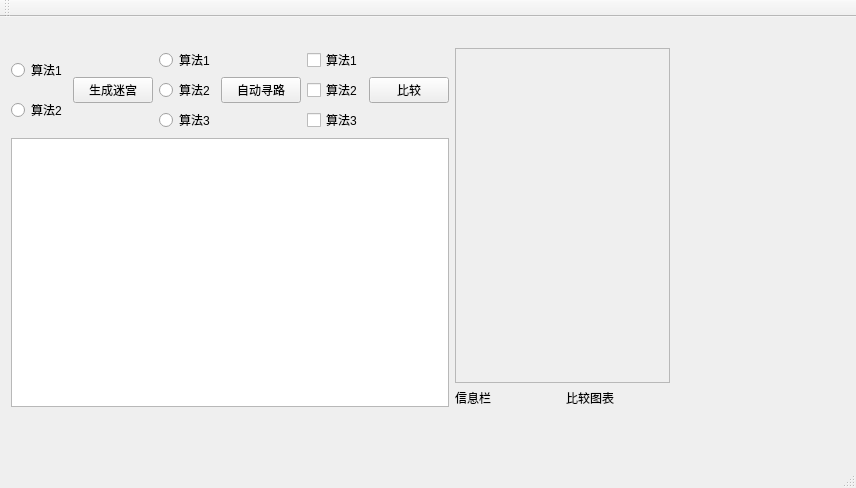
<?xml version="1.0" encoding="UTF-8"?>
<ui version="4.0">
 <class>MainWindow</class>
 <widget class="QMainWindow" name="MainWindow">
  <property name="geometry">
   <rect>
    <x>0</x>
    <y>0</y>
    <width>856</width>
    <height>488</height>
   </rect>
  </property>
  <property name="windowTitle">
   <string>MainWindow</string>
  </property>
  <widget class="QWidget" name="centralWidget">
   <widget class="QWidget" name="gridLayoutWidget">
    <property name="geometry">
     <rect>
      <x>0</x>
      <y>20</y>
      <width>681</width>
      <height>381</height>
     </rect>
    </property>
    <layout class="QGridLayout" name="mainlayout">
     <property name="sizeConstraint">
      <enum>QLayout::SetDefaultConstraint</enum>
     </property>
     <item row="1" column="0">
      <layout class="QHBoxLayout" name="horizontalLayout_26">
       <item>
        <widget class="QGraphicsView" name="graphicsView_7"/>
       </item>
      </layout>
     </item>
     <item row="0" column="0">
      <layout class="QHBoxLayout" name="horizontalLayout_24">
       <item>
        <layout class="QHBoxLayout" name="horizontalLayout">
         <item>
          <layout class="QVBoxLayout" name="verticalLayout_2">
           <item>
            <widget class="QRadioButton" name="radioButton">
             <property name="text">
              <string>算法1</string>
             </property>
            </widget>
           </item>
           <item>
            <widget class="QRadioButton" name="radioButton_3">
             <property name="text">
              <string>算法2</string>
             </property>
            </widget>
           </item>
          </layout>
         </item>
         <item>
          <widget class="QPushButton" name="pushButton">
           <property name="text">
            <string>生成迷宫</string>
           </property>
          </widget>
         </item>
        </layout>
       </item>
       <item>
        <layout class="QHBoxLayout" name="horizontalLayout_3">
         <item>
          <layout class="QVBoxLayout" name="verticalLayout_3">
           <item>
            <widget class="QRadioButton" name="radioButton_5">
             <property name="text">
              <string>算法1</string>
             </property>
            </widget>
           </item>
           <item>
            <widget class="QRadioButton" name="radioButton_4">
             <property name="text">
              <string>算法2</string>
             </property>
            </widget>
           </item>
           <item>
            <widget class="QRadioButton" name="radioButton_2">
             <property name="text">
              <string>算法3</string>
             </property>
            </widget>
           </item>
          </layout>
         </item>
         <item>
          <widget class="QPushButton" name="pushButton_2">
           <property name="text">
            <string>自动寻路</string>
           </property>
          </widget>
         </item>
        </layout>
       </item>
       <item>
        <layout class="QHBoxLayout" name="horizontalLayout_4">
         <item>
          <layout class="QVBoxLayout" name="verticalLayout_4">
           <item>
            <widget class="QCheckBox" name="checkBox">
             <property name="text">
              <string>算法1</string>
             </property>
            </widget>
           </item>
           <item>
            <widget class="QCheckBox" name="checkBox_6">
             <property name="text">
              <string>算法2</string>
             </property>
            </widget>
           </item>
           <item>
            <widget class="QCheckBox" name="checkBox_5">
             <property name="text">
              <string>算法3</string>
             </property>
            </widget>
           </item>
          </layout>
         </item>
         <item>
          <widget class="QPushButton" name="pushButton_4">
           <property name="text">
            <string>比较</string>
           </property>
          </widget>
         </item>
        </layout>
       </item>
      </layout>
     </item>
     <item row="0" column="1" rowspan="2">
      <layout class="QVBoxLayout" name="verticalLayout_5">
       <item>
        <widget class="QScrollArea" name="scrollArea">
         <property name="widgetResizable">
          <bool>true</bool>
         </property>
         <widget class="QWidget" name="scrollAreaWidgetContents">
          <property name="geometry">
           <rect>
            <x>0</x>
            <y>0</y>
            <width>241</width>
            <height>355</height>
           </rect>
          </property>
          <zorder>verticalLayoutWidget_2</zorder>
          <zorder>verticalLayoutWidget</zorder>
          <zorder>verticalLayoutWidget</zorder>
          <zorder>verticalLayoutWidget</zorder>
         </widget>
        </widget>
       </item>
       <item>
        <layout class="QHBoxLayout" name="horizontalLayout_6">
         <item>
          <widget class="QLabel" name="label">
           <property name="text">
            <string>信息栏</string>
           </property>
          </widget>
         </item>
         <item>
          <widget class="QLabel" name="label_2">
           <property name="text">
            <string>比较图表</string>
           </property>
          </widget>
         </item>
        </layout>
       </item>
      </layout>
     </item>
    </layout>
   </widget>
   <zorder>graphicsView</zorder>
   <zorder>graphicsView</zorder>
   <zorder>gridLayoutWidget</zorder>
  </widget>
  <widget class="QMenuBar" name="menuBar">
   <property name="geometry">
    <rect>
     <x>0</x>
     <y>0</y>
     <width>856</width>
     <height>23</height>
    </rect>
   </property>
  </widget>
  <widget class="QToolBar" name="mainToolBar">
   <attribute name="toolBarArea">
    <enum>TopToolBarArea</enum>
   </attribute>
   <attribute name="toolBarBreak">
    <bool>false</bool>
   </attribute>
  </widget>
  <widget class="QStatusBar" name="statusBar"/>
 </widget>
 <layoutdefault spacing="6" margin="11"/>
 <resources/>
 <connections/>
</ui>
